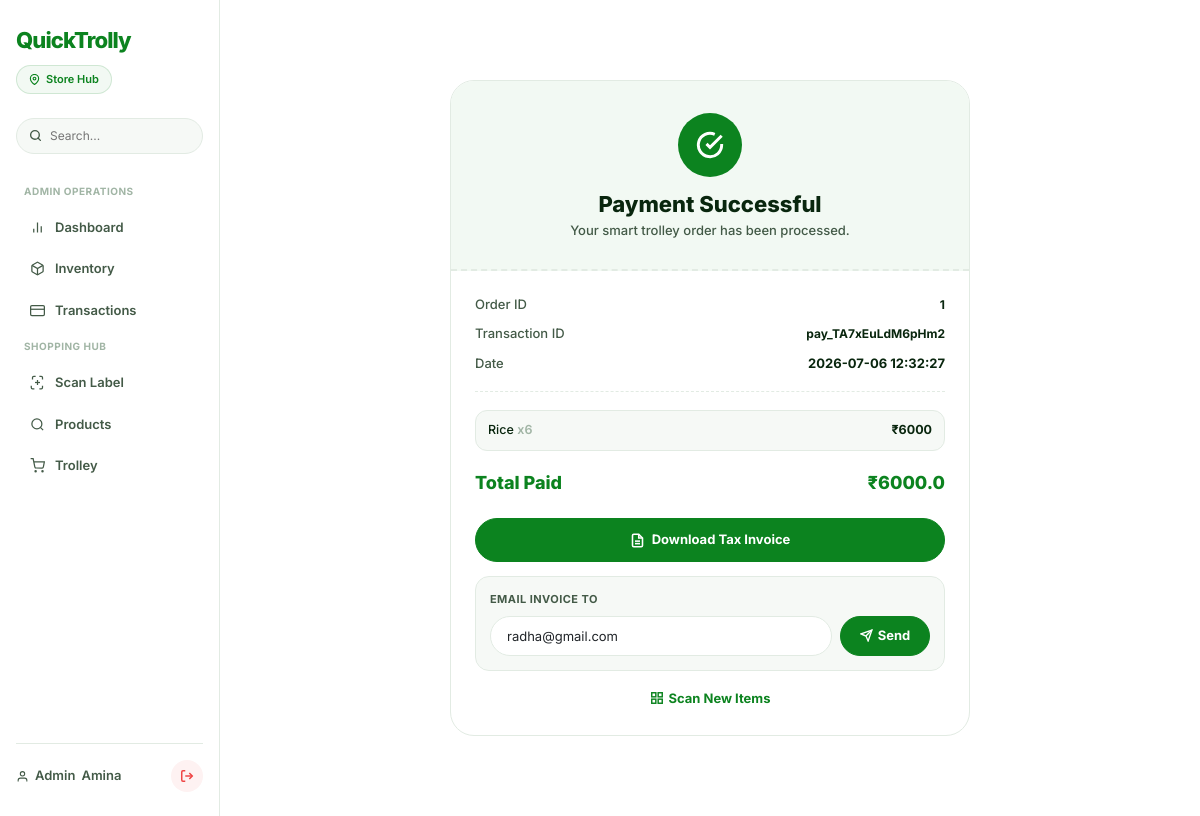
Screenshot of /success?order_id=1 (signed in) with the database file from the repository.
### tables this page shows
CREATE TABLE orders (
                id INTEGER PRIMARY KEY AUTOINCREMENT,
                customer_name TEXT NOT NULL,
                phone TEXT,
                address TEXT,
                email TEXT,
                payment_id TEXT,
                products TEXT NOT NULL,
                total REAL NOT NULL,
                date TEXT NOT NULL,
                status TEXT DEFAULT 'Pending'
            );

### app.py (the view)
@app.route('/success')
@login_required
def success():
    order_id = request.args.get('order_id')
    order = None
    if order_id:
        order = db.get_order_by_id(order_id)
    return render_template('success.html', order=order)

### app.py (called while the page is built)
def login_required(f):
    @functools.wraps(f)
    def wrap(*args, **kwargs):
        if 'user_id' not in session:
            flash('Please log in to access this page.', 'warning')
            return redirect(url_for('login'))
        return f(*args, **kwargs)
    return wrap

### models.py (called while the page is built)
    def _row_to_dict(self, row):
        if row is None:
            return None
        return dict(row)

    def get_order_by_id(self, order_id):
        self.cursor.execute('SELECT * FROM orders WHERE id = ?', (order_id,))
        row = self.cursor.fetchone()
        if row:
            order = self._row_to_dict(row)
            order['_id'] = str(order['id'])
            try:
                order['products'] = json.loads(order['products'])
            except (json.JSONDecodeError, TypeError):
                order['products'] = []
            return order
        return None

### templates/success.html (shortened to what this page needs)
{% extends "base.html" %}
{% block content %}
<div class="receipt-card">
    <div class="receipt-header">
        <div class="receipt-icon">
            <svg width="28" height="28" viewBox="0 0 24 24" fill="none" stroke="currentColor" stroke-width="2.5"><path d="M22 11.08V12a10 10 0 1 1-5.93-9.14"/><polyline points="22 4 12 14.01 9 11.01"/></svg>
        </div>
        <h2 style="font-size: 22px; font-weight: 800; margin: 0 0 4px; color: var(--text-main);">Payment Successful</h2>
        <p style="margin: 0; color: var(--text-muted); font-size: 13px; font-weight: 500;">Your smart trolley order has been processed.</p>
    </div>
    <div class="receipt-body">
        {% if order %}
        <div class="receipt-row">
            <span class="receipt-label">Order ID</span>
            <span class="receipt-value">{{ order._id }}</span>
        </div>
        <div class="receipt-row">
            <span class="receipt-label">Transaction ID</span>
            <span class="receipt-value">{{ order.payment_id or 'N/A' }}</span>
        </div>
        <div class="receipt-row">
            <span class="receipt-label">Date</span>
            <span class="receipt-value" style="font-family: inherit; font-size: 13px;">{{ order.date }}</span>
        </div>
        <div class="receipt-divider"></div>
        <div class="receipt-items-scroll">
            {% if order.products %}
                {% for item in order.products %}
                <div class="receipt-item-row">
                    <span>
                        <span class="receipt-item-name">{{ item.name|default('Product') }}</span>
                        <span class="receipt-item-qty"> x{{ item.qty|default(1) }}</span>
                    </span>
                    <span class="receipt-item-price">₹{{ (item.price * item.qty)|round(2) }}</span>
                </div>
                {% endfor %}
            {% else %}
                <div style="text-align:center; color:var(--text-sub); font-size:12px; padding:8px 0;">No item details found.</div>
            {% endif %}
        </div>
        <div class="receipt-total">
            <span>Total Paid</span>
            <span>₹{{ order.total|round(2) }}</span>
        </div>
        <div style="margin-top: 22px; display: flex; flex-direction: column; gap: 0;">
            <button id="download-invoice-btn" class="btn-receipt-primary" type="button">
                <svg width="15" height="15" viewBox="0 0 24 24" fill="none" stroke="currentColor" stroke-width="2.5"><path d="M14 2H6a2 2 0 0 0-2 2v16a2 2 0 0 0 2 2h12a2 2 0 0 0 2-2V8z"/><polyline points="14 2 14 8 20 8"/><line x1="16" y1="13" x2="8" y2="13"/><line x1="16" y1="17" x2="8" y2="17"/></svg>
                <span id="pdf-btn-text">Download Tax Invoice</span>
            </button>
            <div class="email-invoice-section">
                <label class="email-invoice-label">Email Invoice To</label>
                <div class="email-invoice-row">
                    <input type="email" id="email-invoice-input" class="form-control email-invoice-input" placeholder="Enter email address" value="{{ order.email or '' }}">
                    <button id="send-email-btn" class="btn-receipt-send" type="button">
                        <svg width="13" height="13" viewBox="0 0 24 24" fill="none" stroke="currentColor" stroke-width="2.5"><line x1="22" y1="2" x2="11" y2="13"/><polygon points="22 2 15 22 11 13 2 9 22 2"/></svg>
                        <span id="send-btn-text">Send</span>
                    </button>
                </div>
            </div>
            <div style="margin-top: 18px; text-align: center;">
                <a href="{{ url_for('scanner') }}" class="receipt-scan-link">
                    <svg width="14" height="14" viewBox="0 0 24 24" fill="none" stroke="currentColor" stroke-width="2.5"><rect x="3" y="3" width="7" height="7"/><rect x="14" y="3" width="7" height="7"/><rect x="14" y="14" width="7" height="7"/><rect x="3" y="14" width="7" height="7"/></svg>
                    Scan New Items
                </a>
            </div>
        </div>
        {% endif %}
    </div>
</div>
{% endblock %}

### templates/base.html (style rules this page uses)
:root { --supermarket-green: #0C831F; --supermarket-green-dark: #075E14; --supermarket-green-light: #F2F9F3; --supermarket-green-border: rgba(12, 131, 31, 0.15); --alert-red: #ef4444; --alert-red-light: #fef2f2; --canvas-white: #ffffff; --aisle-gray: #f6f9f6; --border-flat: #e2ebe3; --border-focus: #0C831F; --text-main: #09260E; --text-muted: #435A47; --text-sub: #A1B5A5; --radius-pill: 999px; --radius-box: 24px; --sidebar-width: 220px; --mobile-nav-height: 56px; }
*, *::before, *::after { box-sizing: border-box; margin: 0; padding: 0; box-shadow: none !important; text-shadow: none !important; font-family: 'Inter', -apple-system, BlinkMacSystemFont, sans-serif !important; }
html, body { width: 100%; min-height: 100vh; background-color: var(--canvas-white); color: var(--text-main); font-size: 13px; line-height: 1.5; -webkit-font-smoothing: antialiased; }
a { text-decoration: none; color: inherit; }

### templates/success.html (style rules this page uses)
.receipt-card { max-width: 520px; margin: 40px auto; background: #ffffff; border: 1px solid var(--border-flat); border-radius: var(--radius-box); overflow: hidden; }
.receipt-header { text-align: center; padding: 32px 24px 28px; background: var(--supermarket-green-light); border-bottom: 2px dashed var(--border-flat); }
.receipt-icon { width: 64px; height: 64px; background: var(--supermarket-green); color: #ffffff; border-radius: 50%; display: flex; align-items: center; justify-content: center; margin: 0 auto 14px; }
.receipt-body { padding: 24px; }
.receipt-row { display: flex; justify-content: space-between; align-items: baseline; margin-bottom: 10px; font-size: 13px; }
.receipt-label { color: var(--text-muted); font-weight: 500; }
.receipt-value { font-weight: 700; color: var(--text-main); text-align: right; font-family: 'Courier New', Courier, monospace; font-size: 12px; word-break: break-all; }
.receipt-divider { height: 0; border: 0; border-bottom: 1px dashed var(--border-flat); margin: 18px 0; }
.receipt-total { display: flex; justify-content: space-between; align-items: center; margin-top: 12px; font-size: 18px; font-weight: 800; color: var(--supermarket-green); }
.receipt-items-scroll { max-height: 150px; overflow-y: auto; margin-bottom: 18px; border: 1px solid var(--border-flat); border-radius: 12px; padding: 10px 12px; background: var(--aisle-gray); }
.receipt-item-row { display: flex; justify-content: space-between; margin-bottom: 7px; font-size: 12.5px; }
.receipt-item-row:last-child { margin-bottom: 0; }
.receipt-item-name { color: var(--text-main); font-weight: 500; }
.receipt-item-qty { color: var(--text-sub); font-weight: 600; }
.receipt-item-price { font-weight: 700; color: var(--text-main); white-space: nowrap; }
.btn-receipt-primary { width: 100%; height: 44px; display: inline-flex; align-items: center; justify-content: center; gap: 7px; border-radius: var(--radius-pill); font-size: 13px; font-weight: 700; color: #ffffff; background: var(--supermarket-green); border: 1.5px solid var(--supermarket-green); cursor: pointer; transition: all 0.15s ease; white-space: nowrap; padding: 0 20px; }
.btn-receipt-primary svg { flex-shrink: 0; }
.email-invoice-section { background: var(--aisle-gray); padding: 14px; border-radius: 14px; border: 1px solid var(--border-flat); margin-top: 14px; }
.email-invoice-label { font-size: 11px; font-weight: 700; color: var(--text-muted); text-transform: uppercase; letter-spacing: 0.04em; margin-bottom: 8px; display: block; }
.email-invoice-row { display: flex; gap: 8px; width: 100%; }
.email-invoice-input { flex: 1; border-radius: var(--radius-pill) !important; border: 1px solid var(--border-flat) !important; height: 40px; font-size: 13px; padding: 0 16px; background: #ffffff !important; }
.btn-receipt-send { flex: 0 0 auto; min-width: 90px; height: 40px; display: inline-flex; align-items: center; justify-content: center; gap: 5px; border-radius: var(--radius-pill); font-size: 13px; font-weight: 700; color: #ffffff; background: var(--supermarket-green); border: 1.5px solid var(--supermarket-green); cursor: pointer; transition: all 0.15s ease; white-space: nowrap; padding: 0 14px; }
.btn-receipt-send svg { flex-shrink: 0; }
.receipt-scan-link { display: inline-flex; align-items: center; gap: 5px; color: var(--supermarket-green); font-weight: 700; text-decoration: none; font-size: 13px; transition: opacity 0.15s ease; }

### rows the page displays
orders: _id "1", payment "pay_TA7xEuLdM6pHm2", date "2026-07-06 12:32:27", total "6000.0", email "radha@gmail.com"

### other values shown
{{ session.get('name').split()[0] if session.get('name') else 'User' }} "Admin"
{{ item.name|default('Product') }} "Rice"
{{ item.qty|default(1) }} "6"
{{ (item.price * item.qty)|round(2) }} "6000"
